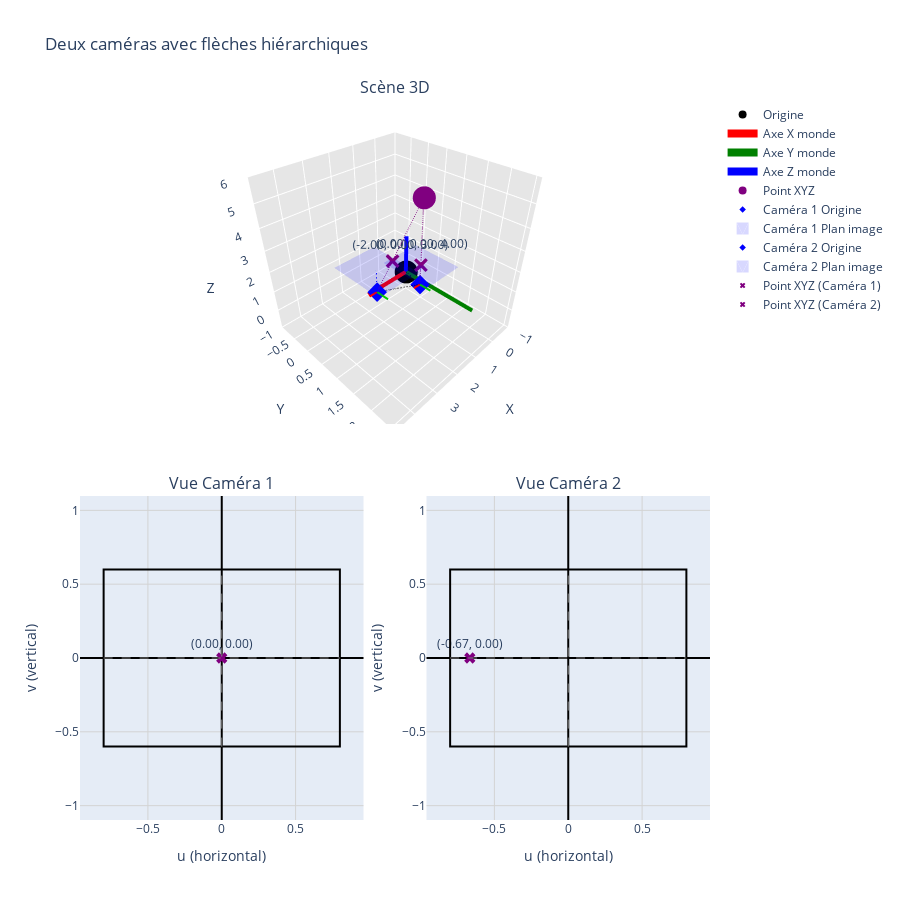

The notebook cell saved with this chart:
### Code cell
# Importer les classes nécessaires
from plotcv2.world import World
from plotcv2.objects import Camera

# Créer un nouveau monde
world = World()

p4 = world.add_object(Point3D([1, 1, 5], name="Point XYZ", color="purple"))

# Ajouter la première caméra en position (1,1,1)
# Sans parent spécifié, elle aura une flèche depuis l'origine mondiale
cam1 = world.add_object(Camera(
    rotation=(0, 0, 0),
    translation=(1, 1, 1),
    focal_length=1.0,
    name="Caméra 1"
))

# Ajouter la seconde caméra avec un parent explicite
cam2 = world.add_object(Camera(
    rotation=(0, 0, 0),
    translation=(2, 0, 1),
    focal_length=1.0,
    name="Caméra 2",
    parent=cam1
))

# Visualiser la scène avec les caméras
fig = world.visualize(figure_title="Deux caméras avec flèches hiérarchiques")
fig.show()

### Figure 1 — Plotly figure (JSON) as saved in the notebook; plotly's stock layout.template omitted (floating-point values rounded to 4 significant figures)
{"data": [{"marker": {"color": "black", "size": 8, "symbol": "circle"}, "mode": "markers", "name": "Origine", "scene": "scene", "showlegend": true, "type": "scatter3d", "x": [0], "y": [0], "z": [0]}, {"line": {"color": "red", "width": 8}, "mode": "lines", "name": "Axe X monde", "scene": "scene", "type": "scatter3d", "x": [0, 2], "y": [0, 0], "z": [0, 0]}, {"line": {"color": "green", "width": 8}, "mode": "lines", "name": "Axe Y monde", "scene": "scene", "type": "scatter3d", "x": [0, 0], "y": [0, 2], "z": [0, 0]}, {"line": {"color": "blue", "width": 8}, "mode": "lines", "name": "Axe Z monde", "scene": "scene", "type": "scatter3d", "x": [0, 0], "y": [0, 0], "z": [0, 2]}, {"marker": {"color": "purple", "size": 8, "symbol": "circle"}, "mode": "markers", "name": "Point XYZ", "scene": "scene", "showlegend": true, "type": "scatter3d", "x": [1], "y": [1], "z": [5]}, {"marker": {"color": "blue", "size": 5, "symbol": "diamond"}, "mode": "markers", "name": "Caméra 1 Origine", "scene": "scene", "showlegend": true, "type": "scatter3d", "x": [1], "y": [1], "z": [1]}, {"line": {"color": "blue", "width": 4}, "mode": "lines", "name": "Caméra 1 Axe Z", "scene": "scene", "showlegend": false, "type": "scatter3d", "x": [1, 1], "y": [1, 1], "z": [1, 1.3]}, {"line": {"color": "red", "width": 4}, "mode": "lines", "name": "Caméra 1 Axe X", "scene": "scene", "showlegend": false, "type": "scatter3d", "x": [1, 1.3], "y": [1, 1], "z": [1, 1]}, {"line": {"color": "#00CC00", "width": 4}, "mode": "lines", "name": "Caméra 1 Axe Y", "scene": "scene", "showlegend": false, "type": "scatter3d", "x": [1, 1], "y": [1, 1.3], "z": [1, 1]}, {"color": "blue", "flatshading": true, "i": [0, 0], "j": [1, 2], "k": [2, 3], "name": "Caméra 1 Plan image", "opacity": 0.15, "scene": "scene", "showlegend": true, "type": "mesh3d", "x": [0.2, 1.8, 1.8, 0.2], "y": [0.4, 0.4, 1.6, 1.6], "z": [2, 2, 2, 2]}, {"line": {"color": "blue", "dash": "dash", "width": 2}, "mode": "lines", "name": "Caméra 1 Axe optique", "scene": "scene", "showlegend": false, "type": "scatter3d", "x": [1, 1], "y": [1, 1], "z": [1, 2]}, {"marker": {"color": "blue", "size": 5, "symbol": "diamond"}, "mode": "markers", "name": "Caméra 2 Origine", "scene": "scene", "showlegend": true, "type": "scatter3d", "x": [3], "y": [1], "z": [2]}, {"line": {"color": "blue", "width": 4}, "mode": "lines", "name": "Caméra 2 Axe Z", "scene": "scene", "showlegend": false, "type": "scatter3d", "x": [3, 3], "y": [1, 1], "z": [2, 2.3]}, {"line": {"color": "red", "width": 4}, "mode": "lines", "name": "Caméra 2 Axe X", "scene": "scene", "showlegend": false, "type": "scatter3d", "x": [3, 3.3], "y": [1, 1], "z": [2, 2]}, {"line": {"color": "#00CC00", "width": 4}, "mode": "lines", "name": "Caméra 2 Axe Y", "scene": "scene", "showlegend": false, "type": "scatter3d", "x": [3, 3], "y": [1, 1.3], "z": [2, 2]}, {"color": "blue", "flatshading": true, "i": [0, 0], "j": [1, 2], "k": [2, 3], "name": "Caméra 2 Plan image", "opacity": 0.15, "scene": "scene", "showlegend": true, "type": "mesh3d", "x": [2.2, 3.8, 3.8, 2.2], "y": [0.4, 0.4, 1.6, 1.6], "z": [3, 3, 3, 3]}, {"line": {"color": "blue", "dash": "dash", "width": 2}, "mode": "lines", "name": "Caméra 2 Axe optique", "scene": "scene", "showlegend": false, "type": "scatter3d", "x": [3, 3], "y": [1, 1], "z": [2, 3]}, {"line": {"color": "black", "dash": "dash", "width": 2}, "mode": "lines", "name": "Hiérarchie", "scene": "scene", "showlegend": false, "type": "scatter3d", "x": [0, 0.9], "y": [0, 0.9], "z": [0, 0.9]}, {"line": {"color": "black", "width": 4}, "mode": "lines", "name": "Tête flèche", "scene": "scene", "showlegend": false, "type": "scatter3d", "x": [0.9, 1], "y": [0.9, 1], "z": [0.9, 1]}, {"line": {"color": "black", "dash": "dash", "width": 2}, "mode": "lines", "name": "Hiérarchie", "scene": "scene", "showlegend": false, "type": "scatter3d", "x": [1, 2.8], "y": [1, 1], "z": [1, 1.9]}, {"line": {"color": "black", "width": 4}, "mode": "lines", "name": "Tête flèche", "scene": "scene", "showlegend": false, "type": "scatter3d", "x": [2.8, 3], "y": [1, 1], "z": [1.9, 2]}, {"line": {"color": "black", "dash": "dash", "width": 2}, "mode": "lines", "name": "Caméra 1 -> Point XYZ", "scene": "scene", "showlegend": false, "type": "scatter3d", "x": [1, 1], "y": [1, 1], "z": [1, 5]}, {"mode": "text", "name": "Caméra 1 -> Point XYZ coords", "scene": "scene", "showlegend": false, "text": ["(0.00, 0.00, 4.00)"], "textposition": "middle center", "type": "scatter3d", "x": [1], "y": [1], "z": [3]}, {"line": {"color": "black", "dash": "dash", "width": 2}, "mode": "lines", "name": "Caméra 2 -> Point XYZ", "scene": "scene", "showlegend": false, "type": "scatter3d", "x": [3, 1], "y": [1, 1], "z": [2, 5]}, {"mode": "text", "name": "Caméra 2 -> Point XYZ coords", "scene": "scene", "showlegend": false, "text": ["(-2.00, 0.00, 3.00)"], "textposition": "middle center", "type": "scatter3d", "x": [2], "y": [1], "z": [3.5]}, {"marker": {"color": "purple", "size": 5, "symbol": "x"}, "mode": "markers", "name": "Point XYZ (Caméra 1)", "scene": "scene", "showlegend": true, "type": "scatter3d", "x": [1], "y": [1], "z": [2]}, {"line": {"color": "purple", "dash": "dash", "width": 2}, "mode": "lines", "name": "Point XYZ (Caméra 1) Rayon", "scene": "scene", "showlegend": false, "type": "scatter3d", "x": [1, 1], "y": [1, 1], "z": [1, 5]}, {"marker": {"color": "purple", "size": 5, "symbol": "x"}, "mode": "markers", "name": "Point XYZ (Caméra 2)", "scene": "scene", "showlegend": true, "type": "scatter3d", "x": [2.333], "y": [1], "z": [3]}, {"line": {"color": "purple", "dash": "dash", "width": 2}, "mode": "lines", "name": "Point XYZ (Caméra 2) Rayon", "scene": "scene", "showlegend": false, "type": "scatter3d", "x": [3, 1], "y": [1, 1], "z": [2, 5]}, {"marker": {"color": "purple", "size": 10, "symbol": "x"}, "mode": "markers+text", "name": "Point XYZ", "showlegend": false, "text": ["(0.00, 0.00)"], "textposition": "top center", "type": "scatter", "x": [0], "xaxis": "x", "y": [0], "yaxis": "y"}, {"marker": {"color": "purple", "size": 10, "symbol": "x"}, "mode": "markers+text", "name": "Point XYZ", "showlegend": false, "text": ["(-0.67, 0.00)"], "textposition": "top center", "type": "scatter", "x": [-0.6667], "xaxis": "x2", "y": [0], "yaxis": "y2"}], "layout": {"annotations": [{"font": {"size": 16}, "showarrow": false, "text": "Scène 3D", "x": 0.5, "xanchor": "center", "xref": "paper", "y": 1, "yanchor": "bottom", "yref": "paper"}, {"font": {"size": 16}, "showarrow": false, "text": "Vue Caméra 1", "x": 0.225, "xanchor": "center", "xref": "paper", "y": 0.45, "yanchor": "bottom", "yref": "paper"}, {"font": {"size": 16}, "showarrow": false, "text": "Vue Caméra 2", "x": 0.775, "xanchor": "center", "xref": "paper", "y": 0.45, "yanchor": "bottom", "yref": "paper"}], "height": 900, "scene": {"aspectmode": "manual", "aspectratio": {"x": 1, "y": 1, "z": 1}, "domain": {"x": [0, 1], "y": [0.55, 1]}, "xaxis": {"backgroundcolor": "rgb(230, 230, 230)", "gridcolor": "white", "range": [-1, 4.8], "title": {"text": "X"}}, "yaxis": {"backgroundcolor": "rgb(230, 230, 230)", "gridcolor": "white", "range": [-1, 2.6], "title": {"text": "Y"}}, "zaxis": {"backgroundcolor": "rgb(230, 230, 230)", "gridcolor": "white", "range": [-1, 6], "title": {"text": "Z"}}}, "shapes": [{"fillcolor": "rgba(255, 255, 255, 0.0)", "line": {"color": "black", "width": 2}, "type": "rect", "x0": -0.8, "x1": 0.8, "xref": "x", "y0": -0.6, "y1": 0.6, "yref": "y"}, {"line": {"color": "gray", "dash": "dash", "width": 1}, "type": "line", "x0": -0.8, "x1": 0.8, "xref": "x", "y0": 0, "y1": 0, "yref": "y"}, {"line": {"color": "gray", "dash": "dash", "width": 1}, "type": "line", "x0": 0, "x1": 0, "xref": "x", "y0": -0.6, "y1": 0.6, "yref": "y"}, {"fillcolor": "rgba(255, 255, 255, 0.0)", "line": {"color": "black", "width": 2}, "type": "rect", "x0": -0.8, "x1": 0.8, "xref": "x2", "y0": -0.6, "y1": 0.6, "yref": "y2"}, {"line": {"color": "gray", "dash": "dash", "width": 1}, "type": "line", "x0": -0.8, "x1": 0.8, "xref": "x2", "y0": 0, "y1": 0, "yref": "y2"}, {"line": {"color": "gray", "dash": "dash", "width": 1}, "type": "line", "x0": 0, "x1": 0, "xref": "x2", "y0": -0.6, "y1": 0.6, "yref": "y2"}], "title": {"text": "Deux caméras avec flèches hiérarchiques"}, "xaxis": {"anchor": "y", "domain": [0, 0.45], "gridcolor": "lightgray", "range": [-0.96, 0.96], "title": {"text": "u (horizontal)"}, "zeroline": true, "zerolinecolor": "black"}, "xaxis2": {"anchor": "y2", "domain": [0.55, 1], "gridcolor": "lightgray", "range": [-0.96, 0.96], "title": {"text": "u (horizontal)"}, "zeroline": true, "zerolinecolor": "black"}, "yaxis": {"anchor": "x", "domain": [0, 0.45], "gridcolor": "lightgray", "range": [-0.72, 0.72], "scaleanchor": "x", "scaleratio": 1, "title": {"text": "v (vertical)"}, "zeroline": true, "zerolinecolor": "black"}, "yaxis2": {"anchor": "x2", "domain": [0, 0.45], "gridcolor": "lightgray", "range": [-0.72, 0.72], "scaleanchor": "x", "scaleratio": 1, "title": {"text": "v (vertical)"}, "zeroline": true, "zerolinecolor": "black"}}}
